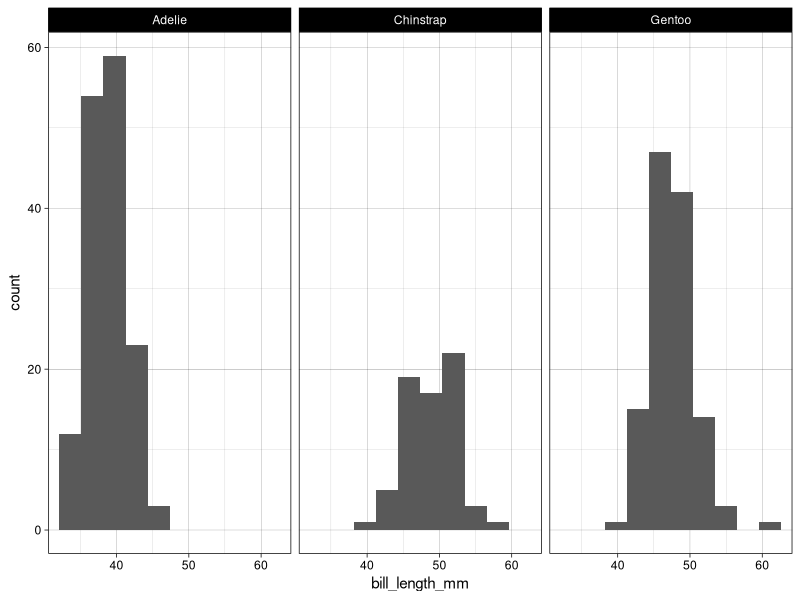
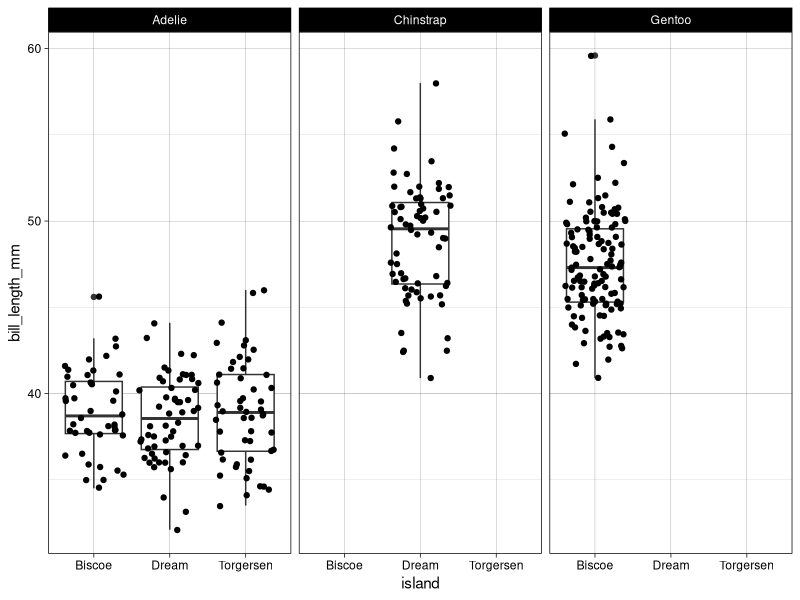
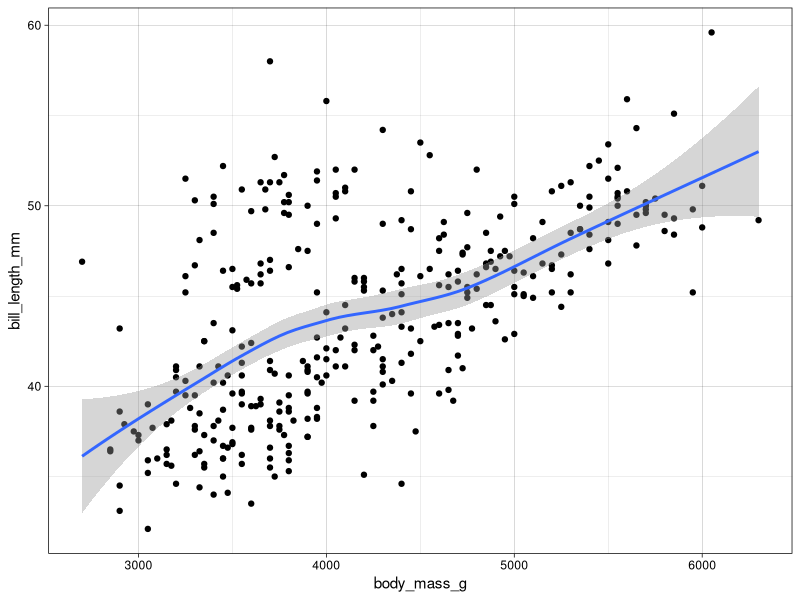
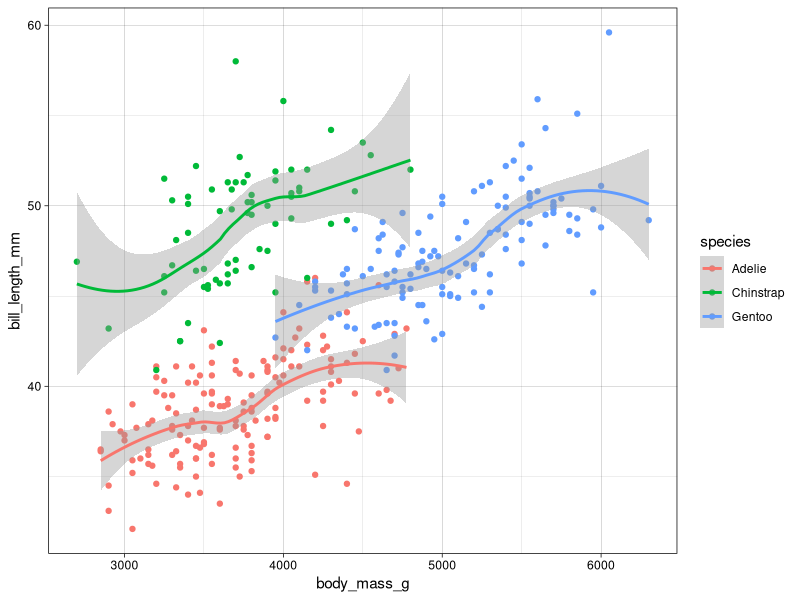
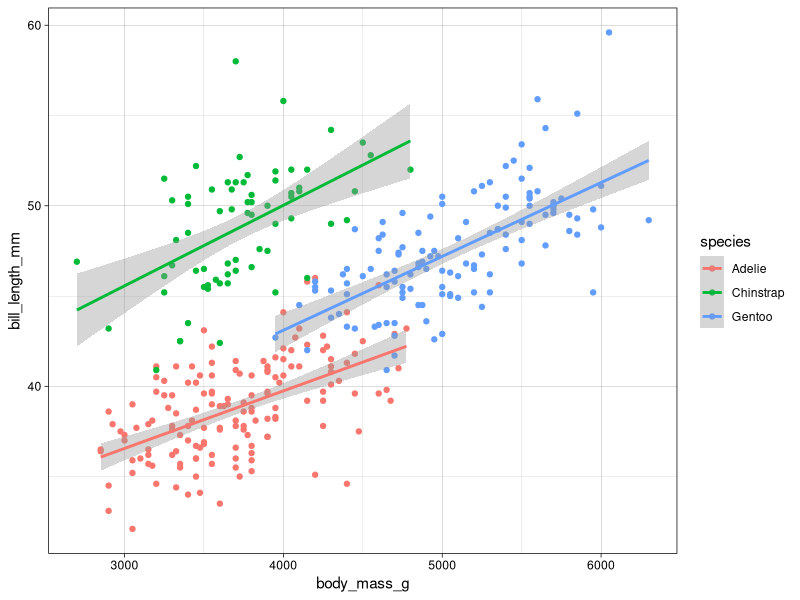
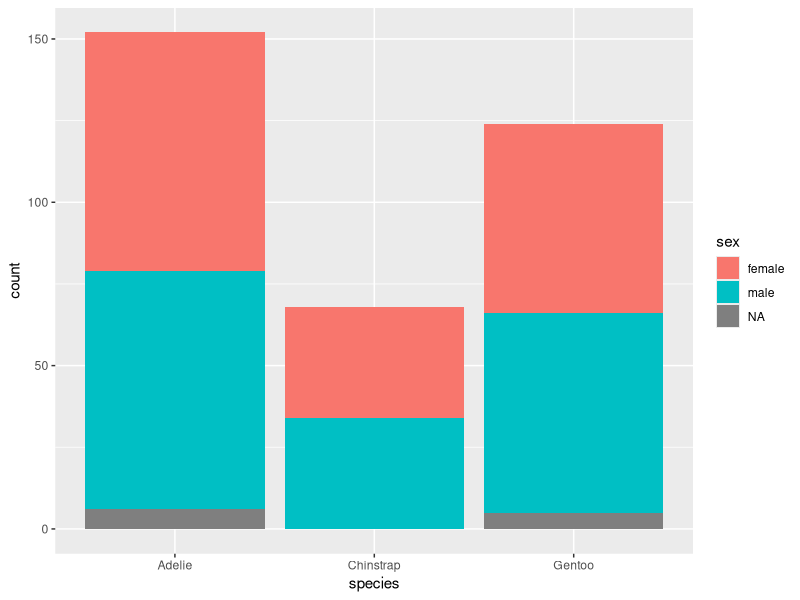
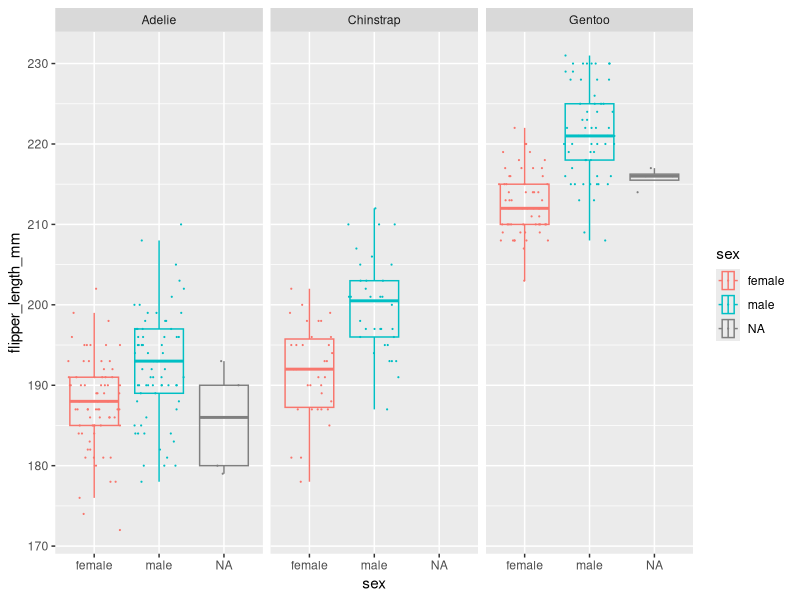

Write the R code that produced these figures, in order.
## ---- chunk 1
#| message: false
library(tidyverse)
library(palmerpenguins)
## ---- chunk 2
colnames(penguins)
## ---- chunk 3
ggplot(data = penguins) +
  geom_histogram(mapping = aes(x = bill_length_mm), bins = 10) +
  facet_wrap(~species) +
  theme_linedraw()
## ---- chunk 4
ggplot(data = penguins) +
  geom_boxplot(mapping = aes(x = island, y = bill_length_mm)) +
  geom_jitter(mapping = aes(x = island, y = bill_length_mm)) +
  facet_wrap(~species) +
  theme_linedraw()
## ---- chunk 5
ggplot(data = penguins) +
  geom_point(mapping = aes(x = body_mass_g, y = bill_length_mm)) +
  geom_smooth(mapping = aes(x = body_mass_g, y = bill_length_mm)) +
  theme_linedraw()
## ---- chunk 6
ggplot(data = penguins) +
  geom_point(mapping = aes(x = body_mass_g, y = bill_length_mm, color = species)) +
  geom_smooth(mapping = aes(x = body_mass_g, y = bill_length_mm, color = species)) +
  theme_linedraw()
## ---- chunk 7
ggplot(data = penguins) +
  geom_point(mapping = aes(x = body_mass_g, y = bill_length_mm, color = species)) +
  geom_smooth(
    mapping = aes(x = body_mass_g, y = bill_length_mm, color = species),
    method = lm
  ) +
  theme_linedraw()
## ---- chunk 8
ggplot(data = penguins) +
  geom_bar(mapping = aes(x = species, fill = sex))
## ---- chunk 9
penguins %>%
  ggplot(mapping = aes(x = flipper_length_mm, y = sex, color = sex)) +
  geom_boxplot(outlier.alpha = 0, alpha = 0) +
  geom_jitter(width = 0, size = 0.1) +
  coord_flip() +
  facet_wrap( ~ species)
